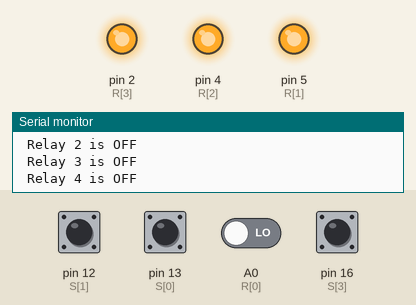
A sketch run on a simulated Arduino Uno, built with avr-gcc and run on an emulated ATmega328P. On the bench: output pins drawn as LEDs (lit = HIGH), the last lines printed to the serial monitor. Inputs (shaded band) come from the test bench; at power-on: pin 12 (S[1]), pin 13 (S[0]), pin 16 (S[3]) HIGH, A0 (R[0]) LOW.

Above: at 1.2 s.
1.3 s: pin 12 (S[1]) pulled LOW for 0.15 s
At 1.37 s:
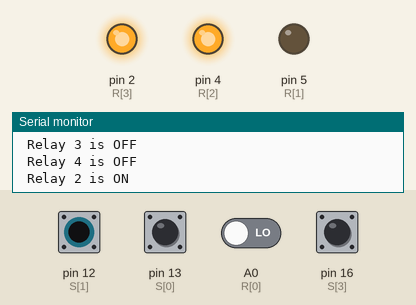
2.9 s: pin 13 (S[0]) pulled LOW for 0.15 s
At 3.1 s:
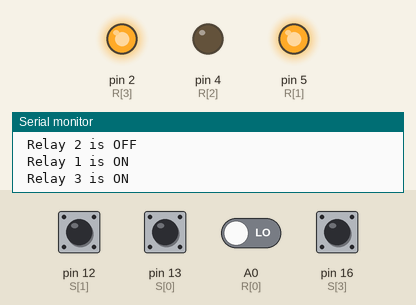
4.7 s: pin 16 (S[3]) pulled LOW for 0.15 s
At 4.77 s:
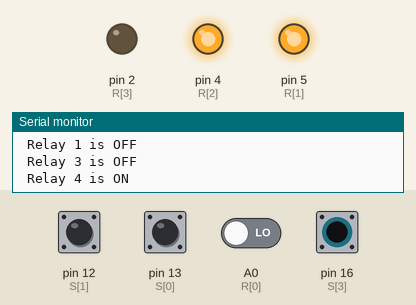
6.3 s: pin 12 (S[1]) driven LOW and pin 13 (S[0]) driven LOW and A0 (R[0]) driven LOW and pin 16 (S[3]) driven LOW
At 7.8 s:
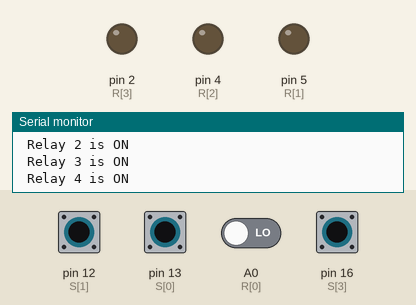
8.1 s: pin 12 (S[1]) driven HIGH
At 9.1 s:
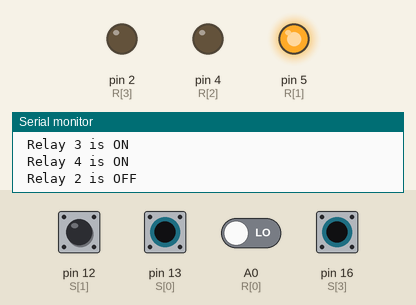
9.6 s: pin 12 (S[1]) driven LOW
At 10.2 s:
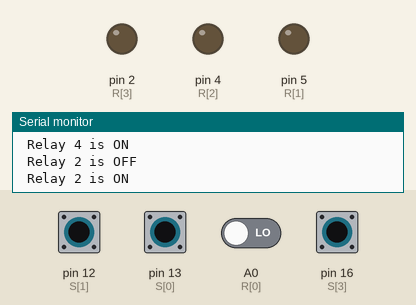
Timing chart, 0 to 12.1 s (numbered marks = the images above; inputs shaded):
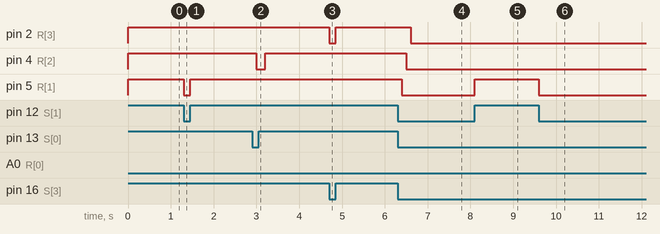

The sketch:

Home_Automation_System.ino
```cpp
// (licence header left out)
 /*
  * This code is written assuming the board to be used is ESP-12E or ESP-12F or NodeMCU which is based on ESP8266 controller.
  * If you are using any other microcontroller other than ESP8266 please change the code carefully as for your requirements.
  * Or else you can also check Git Repo: https://github.com/EpicShiv/Home-Automtion-System  for seperate code for microcontroller and ESP8266 generic module.
  */

// While uploading code define "DEBUG" to "0" and for debugging change it to "1".
#define DEBUG 1
#if DEBUG
  #define DUMPS(s) Serial.print(s)
#else
  #define DUMPS(s)
#endif

// If you are using pull up relay then define 'Relay_Type_Pullup 1' else '#define Relay_Type_Pullup 0'
#define Relay_Type_Pullup 1
#if Relay_Type_Pullup
  #define R_High LOW
  #define R_Low HIGH
#else
  #define R_High HIGH
  #define R_Low LOW
#endif

#define No_Of_Relays 4            // Mention the number of relays used.

int prev_r[No_Of_Relays];         // Initializing an array variable to store previous reading of manual switches.

// Define the GPIO connected with Relays and switches.
const int R[No_Of_Relays] = {A0, 5, 4, 2};      // Relay 1, 2, 3, 4 are connected to the respective GPIO pins of ESP-12F.
const int S[No_Of_Relays] = {13, 12, 14, 16};   // Switch 1, 2, 3, 4 are connected to the respective GPIO pins of ESP-12F.
int State[No_Of_Relays];                        // Initializing the variable state for all relays.

void setup()
{
  for (int i = 0; i < No_Of_Relays; i++)
  {
    pinMode(R[i], OUTPUT);        // Define all pins connected to relays as output pins.
    pinMode(S[i], INPUT_PULLUP);  // Define all pins connected to switches as input pullup pins. (i.e., Virtually connected to a pullup resisitors always high)
    State[i] = R_Low;             // Set the state for all relay.
    digitalWrite(R[i], State[i]); // During Start all Relays should be TURN OFF.
  }

  Serial.begin(9600);             // Initializes to start recieve and transmit the serial data.
}

void loop()
{
   if (Serial.available())        // Executes loop if Serial is available.
  {
    remoteSwitch();               // Operates by remote switches. (such as mobile app, IR remote, voice commands and etc.,)
  }
  else                            // Executes loop if Serial is not available.
  {
    manualSwitch();               // Operates by manual switches.
  }
}

// This function changes the state of respective relays. (i.e., If a relay is in ON state then turns it to OFF state and viceversa)
void relayOnOff(int relay)
{
  // Operation is done by switching to specified relay.
  if(relay >= 0 and relay < No_Of_Relays)
  {
    if(State[relay] == 0)
    {
      digitalWrite(R[relay], R_High);                       // Turns on respective relay.
      State[relay] = 1;                                     // Sets the respective relay state to ON.
      DUMPS("\r\n Relay "+ String(relay + 1) +" is ON");    // Useful while debugging.
    }
    else if(State[relay] == 1)
    {
      digitalWrite(R[relay], R_Low);                        // Turns off respective relay.
      State[relay] = 0;                                     // Sets the respective relay state to OFF.
      DUMPS("\r\n Relay "+ String(relay + 1) +" is OFF");   // Useful while debugging.
    }
  }
  delay(100);
}

// This function is used to control relays via manual switches.
void manualSwitch()
{
  // Operation is done by switching to specified relay.
  for (int i = 0; i < No_Of_Relays; i++)                  // Iterates the loop to the number relays.
  {
    if(!digitalRead(S[i]) == prev_r[i])                   // Executes the loop if change in switch state is detected.
    {
      relayOnOff(i);                                      // Turns ON/OFF the relay respective to its state.
      prev_r[i] = digitalRead(S[i]);                      // Assigns switch reading to 'prev_r' to exit from loop.
    }
  }
}

// This function is used to control relays via remote switches. (such as mobile app, IR remote, voice commands and etc.,)
void remoteSwitch()
{
  relayOnOff(int(map(Serial.read(), 'A', 'Z', 0, 25)));
}
```

Measured:
- after the input at 1.3 s, pin 5 (R[1]): HIGH → LOW at once, → HIGH 0.15 s later
- after the input at 2.9 s, pin 4 (R[2]): HIGH → LOW after 0.10 s, → HIGH 0.20 s later
- after the input at 4.7 s, pin 2 (R[3]): HIGH → LOW at once, → HIGH 0.15 s later
- after the input at 6.3 s, pin 2 (R[3]): HIGH → LOW after 0.30 s; pin 4 (R[2]): HIGH → LOW after 0.20 s; pin 5 (R[1]): HIGH → LOW after 0.10 s
- after the input at 8.1 s, pin 5 (R[1]): LOW → HIGH at once
- after the input at 9.6 s, pin 5 (R[1]): HIGH → LOW at once
